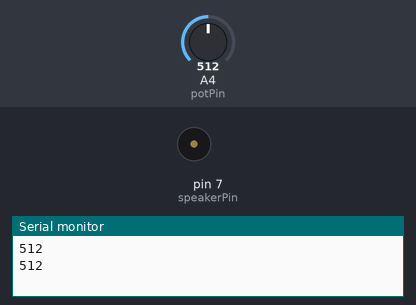
Simulated run of this sketch. Board: Arduino Uno, built with avr-gcc and run on an emulated ATmega328P. Parts: buzzer (waves = sounding), the last lines printed to the serial monitor. Inputs (shaded band) come from the test bench; at power-on: A4 (potPin) = 512.

Above: at 1.8 s.
1.9 s: A4 (potPin) set to 0
At 3.0 s:
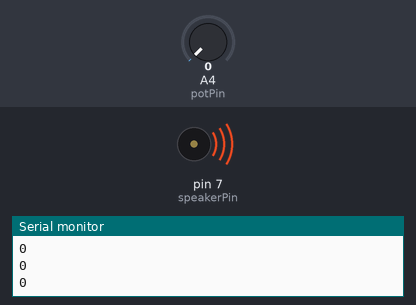
3.6 s: A4 (potPin) set to 12
At 4.5 s:
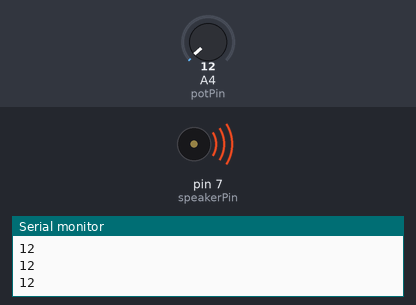
5.1 s: A4 (potPin) set to 14
At 5.5 s:
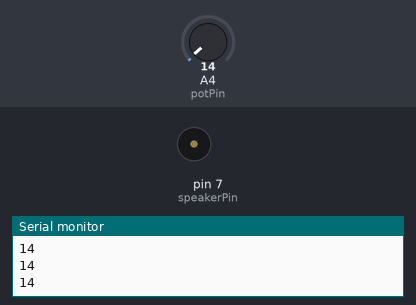
Timing chart, 0 to 8.1 s (numbered marks = the images above; inputs shaded):
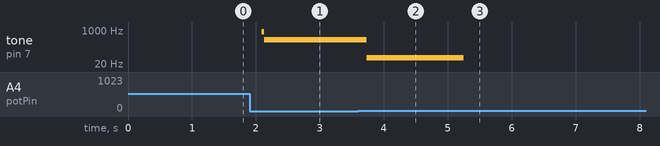

The sketch:

pot_speaker.ino
```cpp
int potPin = 4;
int speakerPin = 7;

void setup() {
  Serial.begin(9600);
  pinMode (speakerPin, OUTPUT);
}

void loop() {
 int val = analogRead(potPin);
//int mappedVal = map(val, 0, 1023 , 5, 30);

 Serial.println(val);

 digitalWrite(speakerPin, HIGH);
 delay(val);
 digitalWrite(speakerPin, LOW);
 delay(val);

}
```

Measured:
- the behaviour switches between 13 and 14 on A4 (potPin) (found by bisection; images 2 and 3)
- after the input at 1.9 s, tone on pin 7 (speakerPin): silent → 828 Hz after 0.19 s, → 334 Hz 0.04 s later
- after the input at 3.6 s, tone on pin 7 (speakerPin): 334 Hz → 41 Hz after 0.13 s
- after the input at 5.1 s, tone on pin 7 (speakerPin): 41 Hz → silent after 0.15 s
